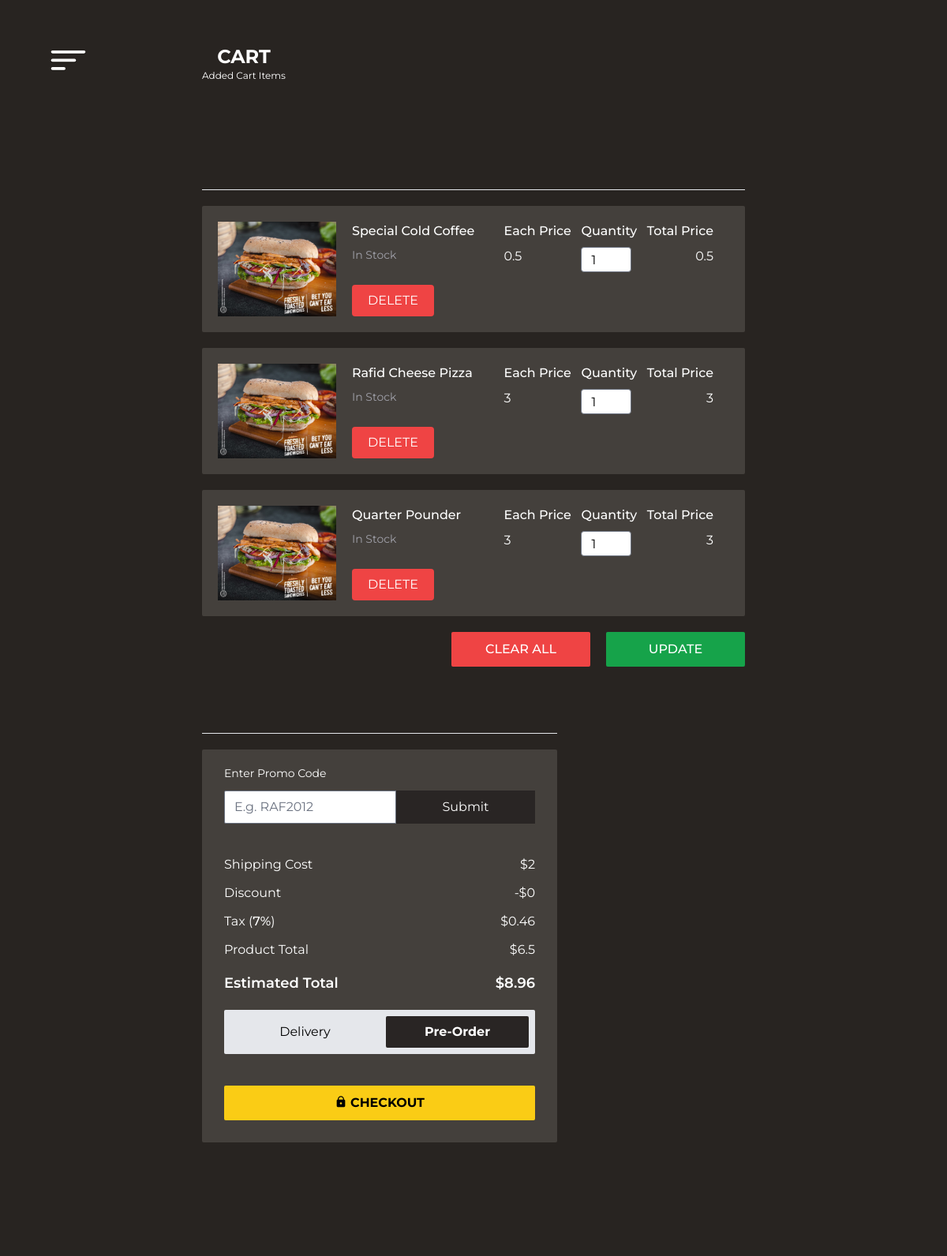
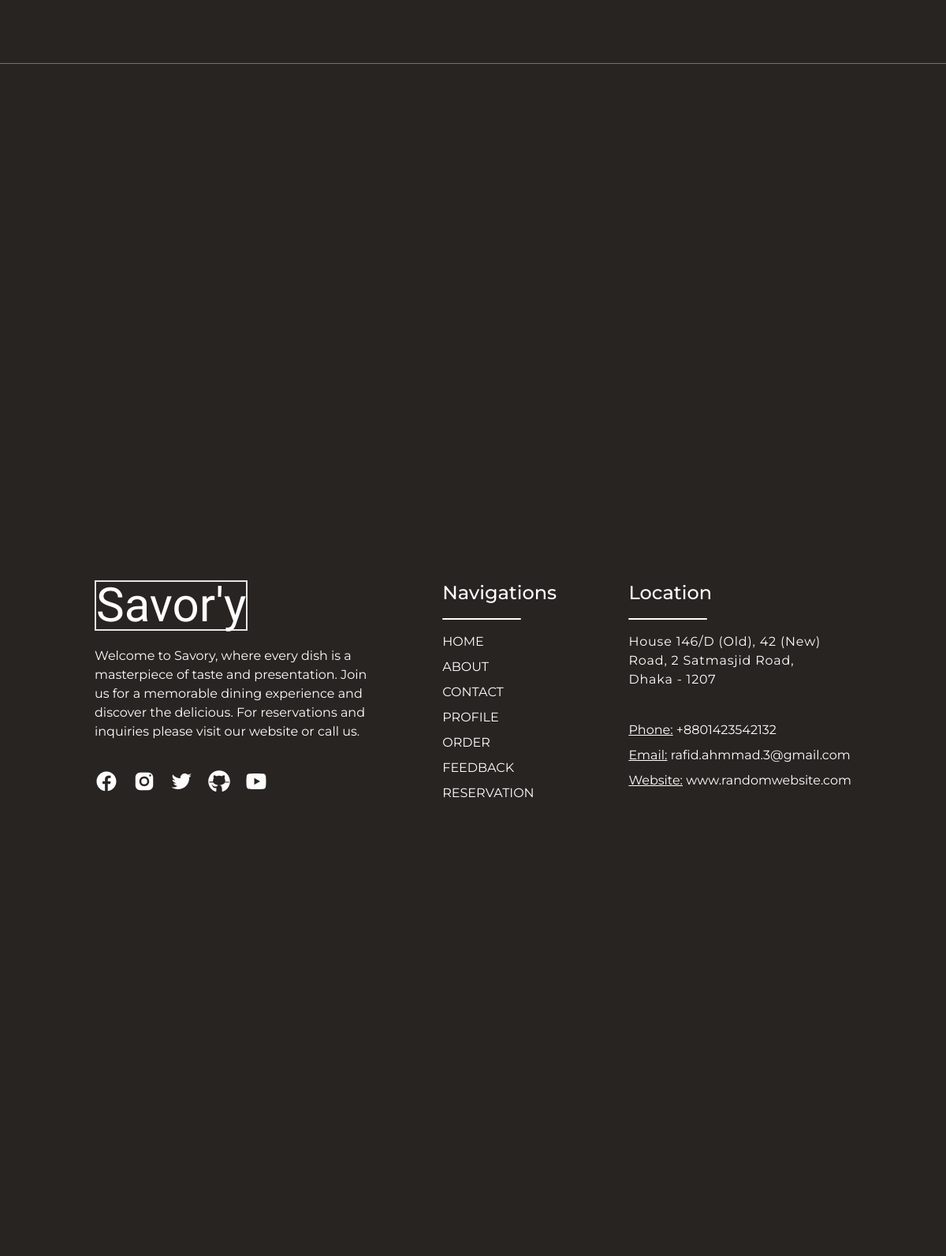
The app's page /shopping-cart.php (signed in) with its own data (2 pictures, top to bottom).
### tables this page shows
CREATE TABLE `cart` (
  `customer_id` varchar(36) NOT NULL,
  `item_name` varchar(50) NOT NULL,
  `quantity` tinyint(4) NOT NULL DEFAULT 0,
  `total_price` float NOT NULL,
  `added_time` datetime NOT NULL DEFAULT current_timestamp()
);

### shopping-cart.php (the view, shortened to what this page needs)
<!DOCTYPE html>
<html lang="en">
<head>
   <script src="https://cdn.tailwindcss.com"></script>
   <script src="https://cdn.tailwindcss.com?plugins=forms,typography,aspect-ratio,line-clamp"></script>
</head>
<body class="bg-[#282421] overflow-x-hidden text-white">
   <?php require "nav-component.php" ?>
   <div class="h-screen w-screen flex flex-col">
      <div class="flex justify-between items-center py-14 px-64">
         <div class="flex flex-col justify-center items-center">
            <p class="text-2xl font-bold">CART</p>
            <p class="text-xs">Added Cart Items</p>
         </div>
      </div>
         <?php
         include "delivery-info.php";
         ?>
      <div class="flex justify-between items-start px-64 flex-wrap mb-56 bg-[#282421] relative z-10  pt-20">
         <section class="w-[850px] mb-5">
            <hr class="hr-line-items mb-5" />
            <?php
            include("config.php");
            $sql = "SELECT * FROM `cart` WHERE `customer_id` = '{$_SESSION['id']}' ORDER BY `added_time` DESC";
            $result = $conn->query($sql);
            if ($result->num_rows > 0) {
               while ($row = $result->fetch_assoc()) {
                  echo '<div class="fetched-items flex justify-between py-5 pl-5 pr-10 bg-stone-700 rounded-sm mb-5">
                     <div class="flex gap-5">
                        <img class="w-[150px] h-[120px] object-cover object-bottom" src="images/food1.jpg" alt="" />
                        <div class="flex flex-col justify-between">
                           <div class="">
                              <p class="item_name font-medium mb-2 w-[180px]">' . $row['item_name'] . '</p>
                              <p class="text-sm text-zinc-400">In Stock</p>
                           </div>
                           <div class="">
                              <button class="delete-btn px-5 py-2 bg-red-500 hover:bg-red-600 rounded">DELETE</button>
                           </div>
                        </div>
                     </div>
                     <div class="flex flex-col items-start gap-2">
                        <p class="font-medium">Each Price</p>
                        <p class="text-base">' . $row['total_price'] / $row['quantity'] . '</p>
                     </div>
                     <div class="flex flex-col items-start gap-2">
                        <p class="font-medium">Quantity</p>
                        <input class="quantity-meter text-black w-16 rounded h-8" type="number" name="points" step="1" value="' . $row['quantity'] . '"
                           min="1" />
                     </div>
                     <div class="flex flex-col items-end gap-2">
                        <p class="font-medium">Total Price</p>
                        <p class="text-base">' . $row['total_price'] . '</p>
                     </div>
                  </div>';
               }
            } else {
               echo "0 items found in the cart";
            }
            ?>
            <div class="update-btn flex justify-end gap-5 mb-16">
               <button class="clear-btn bg-red-500 hover:bg-red-600 h-11 w-44 rounded-sm font-medium">CLEAR ALL</button>
               <button
                  class="update-btn bg-green-600 hover:bg-green-700 h-11 w-44 rounded-sm font-medium">UPDATE</button>
            </div>
         </section>
         <section class="w-[450px]">
            <hr class="mb-5" />
            <form class="bg-stone-700 rounded-sm px-7 py-5" action="">
               <p class="text-sm mb-3">Enter Promo Code</p>
               <div class="flex items-stretch">
                  <input class="rounded-l-sm text-black" type="text" name="" id="" placeholder="E.g. RAF2012" />
                  <button class="bg-stone-800 w-full">Submit</button>
               </div>
               <?php
               include("config.php");
               $sql = "SELECT SUM(total_price) AS `sum_price` FROM `cart` WHERE `customer_id` = '{$_SESSION['id']}'";
               $result = $conn->query($sql);
               if ($result->num_rows > 0) {
                  $row = $result->fetch_assoc();
                  if ($row["sum_price"] != NULL) {
                     $total_price = $row["sum_price"];
                     $tax = sprintf('%0.2f', $total_price * 0.07);
                     $grand_total = sprintf('%0.2f', $total_price + $tax + 2);
                     echo '<div class="mt-10">
                  <div class="flex justify-between mb-3">
                     <div class="">Shipping Cost</div>
                     <div class="">$2</div>
                  </div>
                  <div class="flex justify-between mb-3">
                     <div class="">Discount</div>
                     <div class="">-$0</div>
                  </div>
                  <div class="flex justify-between mb-3">
                     <div class="">Tax (<span class="font-medium">7%</span>)</div>
                     <div class="">$' . $tax . '</div>
                  </div>
                  <div class="flex justify-between mb-3">
                     <div class="">Product Total</div>
                     <div class="">$' . $total_price . '</div>
                  </div>
                  <div class="flex justify-between mb-2 font-semibold text-lg mt-4">
                     <div class="">Estimated Total</div>
                     <div class="">$' . $grand_total . ' </div>
                  </div>';
                  }
               }
               ?>
               <div class="grid w-full grid-cols-2 space-x-2 rounded-sm bg-gray-200 p-2 text-black mt-5" x-data="app">
                  <div class="option-btn">
                     <label for="delivery"
                        class="block cursor-pointer select-none rounded-sm p-2 text-center peer-checked:bg-stone-800  peer-checked:font-bold peer-checked:text-white">Delivery</label>
                  </div>
                  <div class="option-btn">
                     <label for="pre-order"
                        class="block cursor-pointer select-none rounded-sm p-2 text-center peer-checked:bg-stone-800  peer-checked:font-bold peer-checked:text-white">Pre-Order</label>
                  </div>
               </div>
               <div class="w-full">
                  <button id="checkout-btn"
                     class="mt-10 mb-2 bg-yellow-400 hover:bg-yellow-500 text-black font-bold rounded-sm w-full h-11 flex justify-center items-center gap-1">
                     <img class="w-4 -translate-y-[1.5px]" src="images/lock.svg" alt="" />
                     <p>CHECKOUT</p>
                  </button>
               </div>
      </div>
      </form>
      </section>
   </div>
   <?php require "footer.php" ?>
   </div>
</body>
</html>

### shopping-cart.php (style rules this page uses)
html { scroll-behavior: smooth; }
body { font-family: "Montserrat"; }

### delivery-info.php (style rules this page uses)
html { scroll-behavior: smooth; }
body { font-family: "Montserrat"; }

### records on screen
cart: item_name "Special Cold Coffee", $row['total_price']/$row['quantity'] "0.5", points "1", total_price "0.5"
cart: item_name "Rafid Cheese Pizza", $row['total_price']/$row['quantity'] "3", points "1", total_price "3"
cart: item_name "Quarter Pounder", $row['total_price']/$row['quantity'] "3", points "1", total_price "3"

### other values on screen
$tax "0.46"
$total_price "6.5"
$grand_total "8.96"
